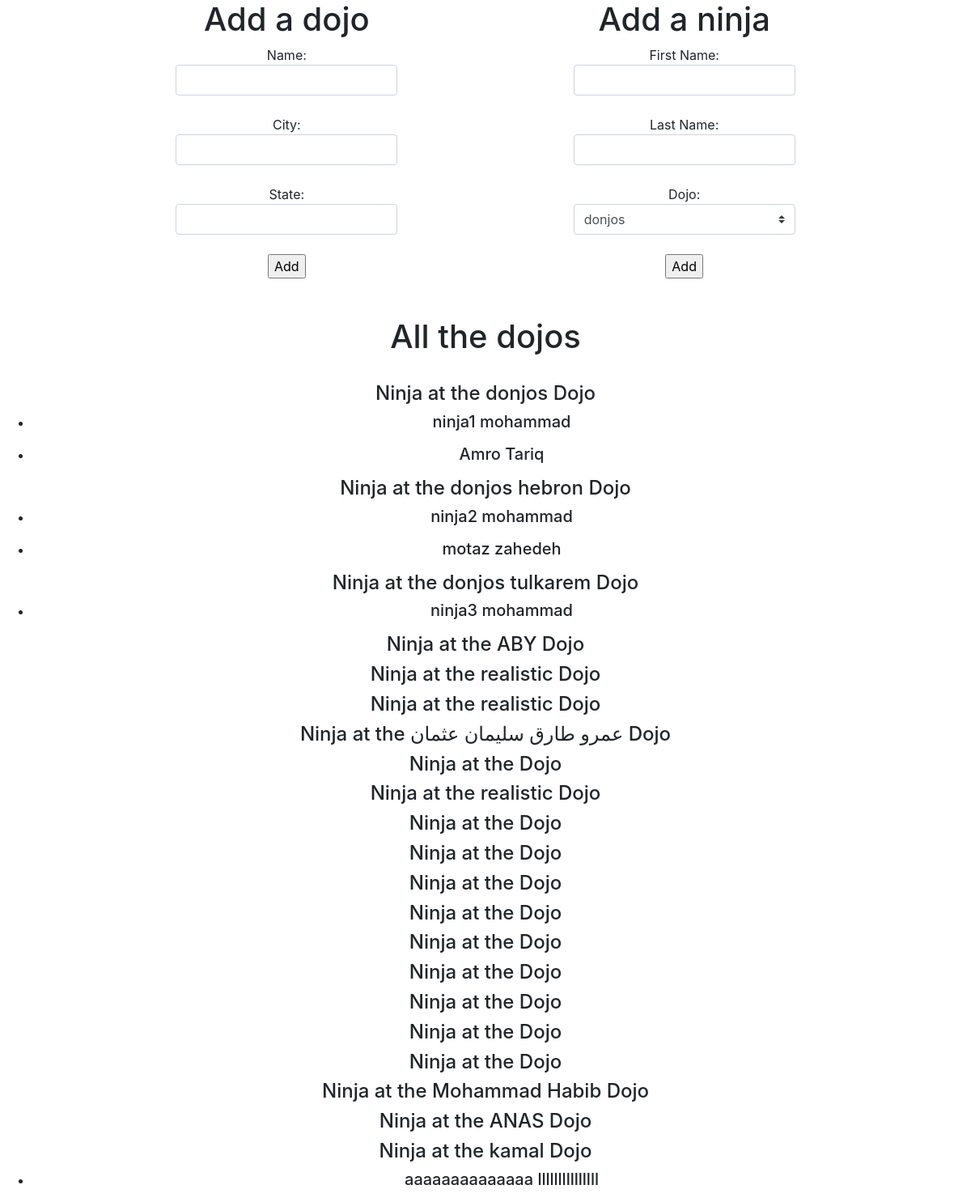
The app's page /add, older data.
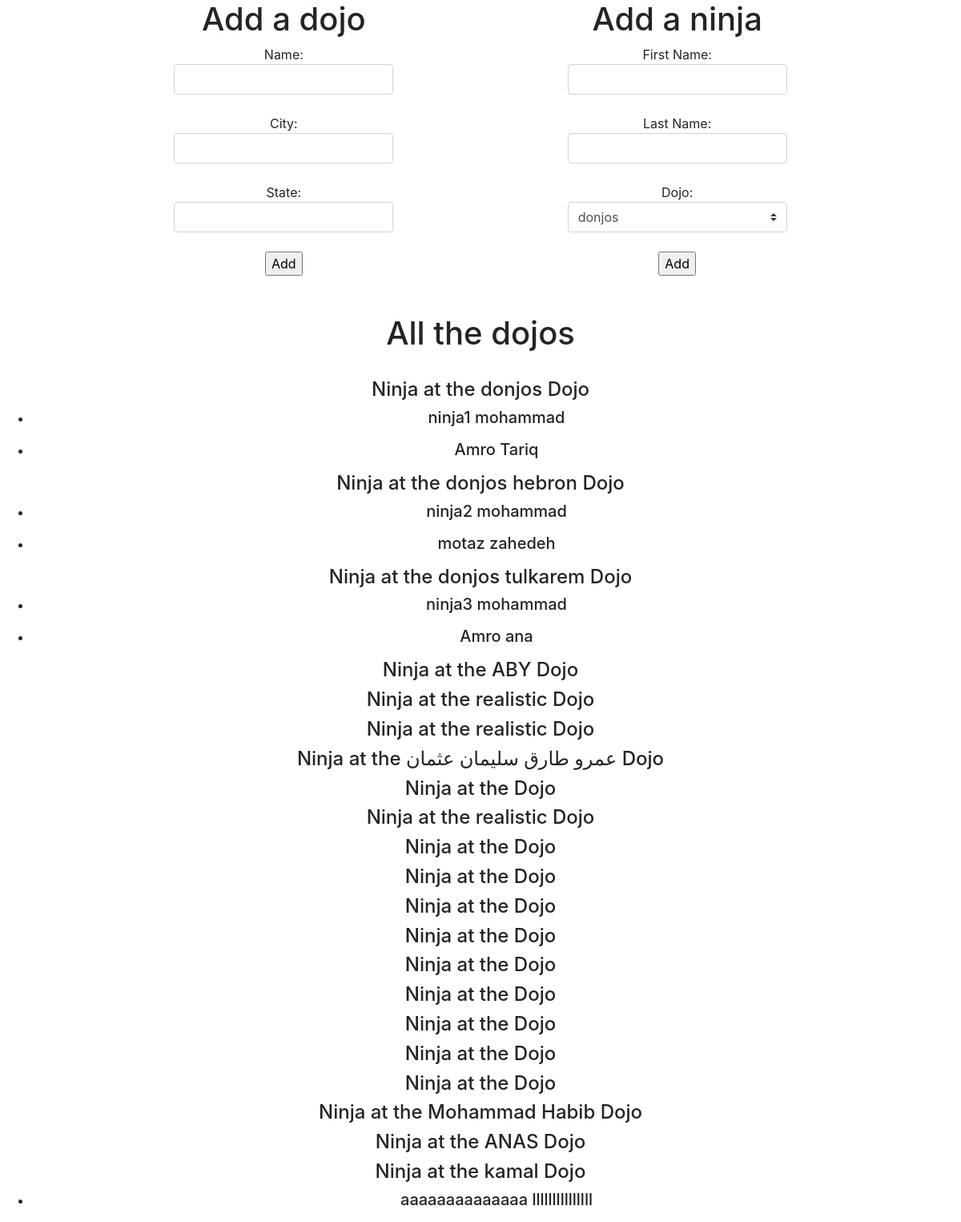
The same page, newer data.
### dojo_ninjas_app/models.py (models this page shows)
class dojos (models.Model):
    name = models.CharField(max_length=255)
    city = models.CharField(max_length=255)
    state = models.CharField(max_length=2)

class ninjas (models.Model):
    first_name = models.CharField(max_length=255)
    dojo = models.ForeignKey(dojos, related_name="the_dojos", on_delete = models.CASCADE)
    last_name = models.CharField(max_length=255)

### dojo_ninjas_app/views.py (the view)
# urls.py: path('add', views.index),
def index(request):
        context = {
            "all_dojos": dojos.objects.all() ,
            "all_ninjas": ninjas.objects.all(),
            "dojo": dojos.objects.all()
            }
        return render(request, "index.html", context)

### dojo_ninjas_app/templates/index.html (shortened to what this page needs)
<!DOCTYPE html>
<html lang="en">
<head>
    {% load static %}
    <link rel="stylesheet" href="{% static 'css/style.css' %}">
    <link rel="stylesheet" href="https://stackpath.bootstrapcdn.com/bootstrap/4.3.1/css/bootstrap.min.css"
>
</head>
<body>
    <main id="main">
    <div>
        <h1>Add a dojo</h1>
        <form action="/show" method="post">
            Name:  <input type="text" class="form-control" aria-label="Small" aria-describedby="inputGroup-sizing-sm" name="name"><br>
            City:  <input type="text" class="form-control" aria-label="Small" aria-describedby="inputGroup-sizing-sm" name="city"><br>
            State:  <input type="text" class="form-control" aria-label="Small" aria-describedby="inputGroup-sizing-sm" name="state"><br>
            <input type="submit" value="Add">
        </form>
    </div>
    <div>
        <h1>Add a ninja</h1>
        <form action="/show2" method="POST">
        First Name:  <input type="text" class="form-control" aria-label="Small" aria-describedby="inputGroup-sizing-sm" name="first_name"><br>
        Last Name:   <input type="text" class="form-control" aria-label="Small" aria-describedby="inputGroup-sizing-sm" name="last_name"><br>
        Dojo: <select class="custom-select" id="inputGroupSelect01" name="selects">
                {% for dojos in all_dojos %}
                    <option value={{dojos.id}}>{{dojos.name}}</option>
                {% endfor %}
            </select> <br><br>
            <input type="submit" value="Add">
        </form>
    </div>
    </main>
    <br><br>
    <main id="lastmain">
        <h1>All the dojos</h1> <br>
        {% for dojos in all_dojos %}
        <h4>Ninja at the {{ dojos.name }} Dojo</h4>
        {%for ninjas in dojos.the_dojos.all %}
        <ul>
            <li><h5>{{ninjas.first_name}} {{ninjas.last_name}}</h5></li>
        </ul>
        {%endfor%}
        {% endfor %}
    </main>
</body>
</html>

### dojo_ninjas_app/static/css/style.css (style rules this page uses)
#main { text-align: center; display: flex; justify-content: space-evenly; }
#lastmain { text-align: center; }

Row changes from the older to the newer data that the page shows:
added ninjas: first_name "Amro", last_name "ana", shown under dojos "donjos tulkarem"
